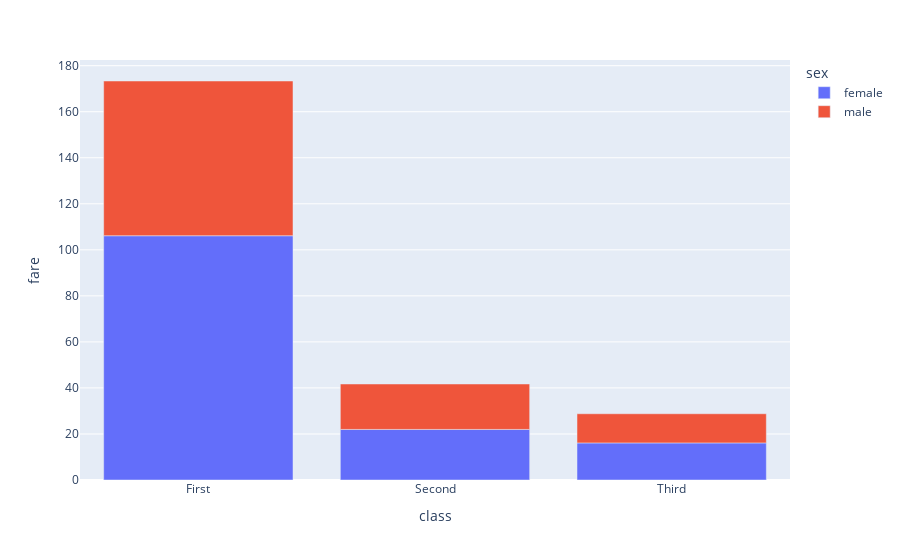

Write notebook code for a chart like this one.
### Code cell
px.bar(data_frame=dff, x='class', y='fare', color='sex')

### Figure 1 — Plotly figure (JSON) as saved in the notebook; plotly's stock layout.template omitted (floating-point values rounded to 4 significant figures)
{"data": [{"alignmentgroup": "True", "hovertemplate": "sex=female<br>class=%{x}<br>fare=%{y}<extra></extra>", "legendgroup": "female", "marker": {"color": "#636efa", "pattern": {"shape": ""}}, "name": "female", "offsetgroup": "female", "orientation": "v", "showlegend": true, "textposition": "auto", "type": "bar", "x": ["First", "Second", "Third"], "xaxis": "x", "y": [106.1, 21.97, 16.12], "yaxis": "y"}, {"alignmentgroup": "True", "hovertemplate": "sex=male<br>class=%{x}<br>fare=%{y}<extra></extra>", "legendgroup": "male", "marker": {"color": "#EF553B", "pattern": {"shape": ""}}, "name": "male", "offsetgroup": "male", "orientation": "v", "showlegend": true, "textposition": "auto", "type": "bar", "x": ["First", "Second", "Third"], "xaxis": "x", "y": [67.23, 19.74, 12.66], "yaxis": "y"}], "layout": {"autosize": true, "barmode": "relative", "legend": {"title": {"text": "sex"}, "tracegroupgap": 0}, "margin": {"t": 60}, "xaxis": {"anchor": "y", "autorange": true, "domain": [0, 1], "range": [-0.5, 2.5], "title": {"text": "class"}, "type": "category"}, "yaxis": {"anchor": "x", "autorange": true, "domain": [0, 1], "range": [0, 182.5], "title": {"text": "fare"}, "type": "linear"}}}
